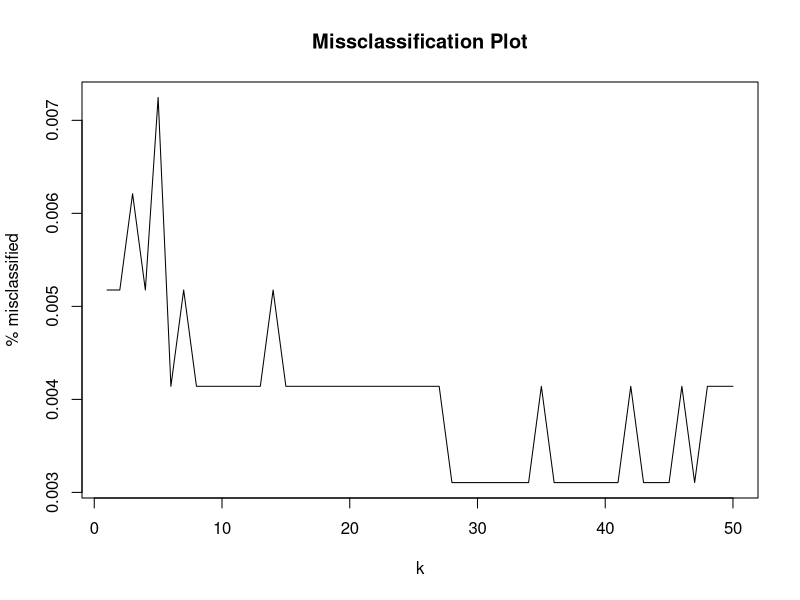
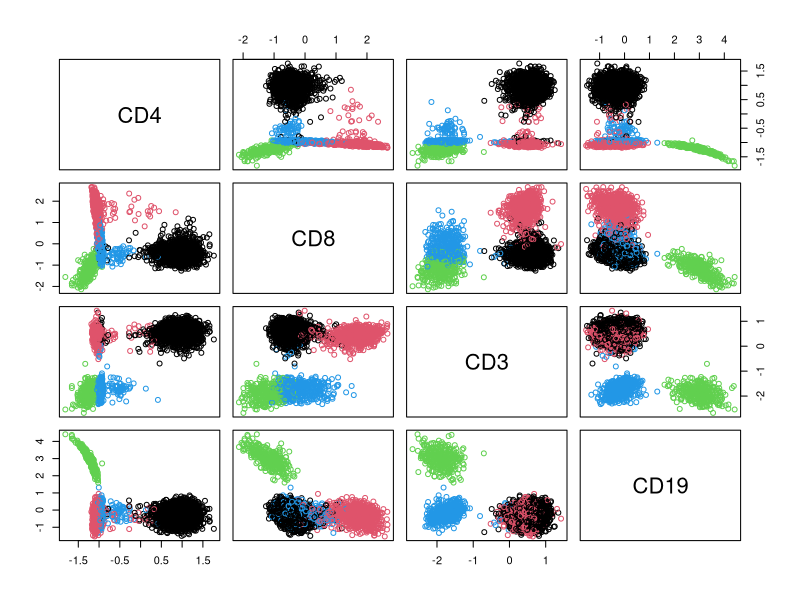

These figures' R source, in order: (Note: this script raises an error after producing the figures.)
hfd<- read.csv("hfd_sub.csv")

gates<- hfd[,5]

hfd[,1:4]<-scale(hfd[,1:4])  

size.train<- floor(0.5*nrow(hfd))

size.test<-floor(0.25*nrow(hfd))

train_lab<- hfd[1:size.train,5]

test_lab<- hfd[(size.train+1):(size.train+size.test),5]

valid_lab<- hfd[(size.train+size.test+1):3864,5]

train_data<-hfd[1:size.train,1:4]

test_data<- hfd[(size.train+1):(size.train+size.test),1:4]

valid_data<- hfd[(size.train+size.test+1):3864,1:4]

library(class)
result<- knn(train_data,test_data,train_lab,4)
result


class_agree<-table(result,test_lab)
class_agree
sum_agree<-sum(diag(class_agree))
sum_agree
(nrow(test_data)-sum_agree)/nrow(test_data)


kmax <- 50
k <- 1:kmax
p <- rep(0, kmax)
ntest <- nrow(test_data)
k_summary <- cbind(k, p)
colnames(k_summary) <- c("k","% misclassified")
for(i in 1:kmax){
  result <- knn(train_data, test_data, cl =train_lab, k = i)
  class_agree <- table(result, test_lab)
  sum_agree <- sum(diag(class_agree))
  k_summary[i, 2] <- (ntest - sum_agree) / ntest
}
k_summary[1:10, ]

kmin<-min(k_summary)#k=32

plot(k_summary, type = "l",main="Missclassification Plot")

#validation 
result_validation<- knn(train_data,valid_data,train_lab,32)
class_agree1 <- table(result_validation, valid_lab)
class_agree1
sum_agree1 <- sum(diag(class_agree1))
sum_agree1
missfit <- (ntest - sum_agree1) / ntest
missfit*100



library(MASS)
plot(hfd[,-5], col = as.factor(hfd[,5]))


size.train.qda<- floor(0.8*nrow(hfd.norm))
size.test.qda<-floor(0.2*nrow(hfd.norm))
train_lab.qda<- hfd[1:size.train.qda,5]
test_lab.qda<- hfd[(size.train.qda+1):(size.train.qda+size.test.qda),5]
train_data.qda<-hfd[1:size.train.qda,1:4]
test_data.qda<- hfd[(size.train.qda+1):(size.train.qda+size.test.qda),1:4]

min_max_norm <- function(x) {
  (x - min(x)) / (max(x) - min(x))
}

hfd.norm <- as.data.frame(lapply(hfd, min_max_norm))

qsol <- qda(train_data.qda, grouping = train_lab.qda)
qsol$prior
qsol$means
qsol$scaling
predict(qsol, test_data.qda)
qsol

      


